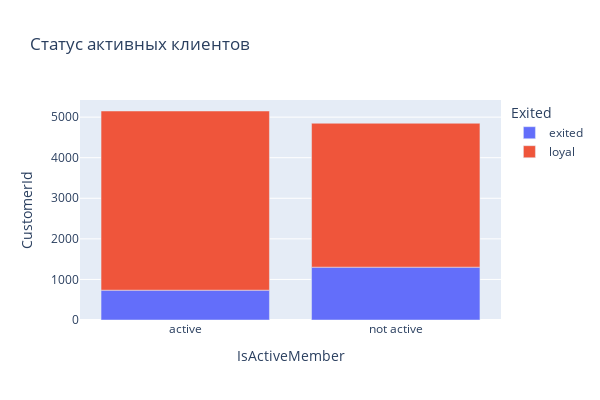

The notebook cell saved with this chart:
### Code cell
churn_df_copy['IsActiveMember']=churn_df_copy['IsActiveMember'].apply(lambda x: 'active' if x ==1 else 'not active')
activ = churn_df_copy.groupby(['IsActiveMember', 'Exited'], as_index=False).count()
px.bar(
    data_frame=activ,
    x='IsActiveMember',
    y='CustomerId',
    color='Exited',
    height=400,
    width=600,
    title='Статус активных клиентов'
)

### Figure 1 — Plotly figure (JSON) as saved in the notebook; plotly's stock layout.template omitted (floating-point values rounded to 4 significant figures)
{"data": [{"alignmentgroup": "True", "hovertemplate": "Exited=exited<br>IsActiveMember=%{x}<br>CustomerId=%{y}<extra></extra>", "legendgroup": "exited", "marker": {"color": "#636efa", "pattern": {"shape": ""}}, "name": "exited", "offsetgroup": "exited", "orientation": "v", "showlegend": true, "textposition": "auto", "type": "bar", "x": ["active", "not active"], "xaxis": "x", "y": [735, 1302], "yaxis": "y"}, {"alignmentgroup": "True", "hovertemplate": "Exited=loyal<br>IsActiveMember=%{x}<br>CustomerId=%{y}<extra></extra>", "legendgroup": "loyal", "marker": {"color": "#EF553B", "pattern": {"shape": ""}}, "name": "loyal", "offsetgroup": "loyal", "orientation": "v", "showlegend": true, "textposition": "auto", "type": "bar", "x": ["active", "not active"], "xaxis": "x", "y": [4416, 3547], "yaxis": "y"}], "layout": {"barmode": "relative", "height": 400, "legend": {"title": {"text": "Exited"}, "tracegroupgap": 0}, "title": {"text": "Статус активных клиентов"}, "width": 600, "xaxis": {"anchor": "y", "domain": [0, 1], "title": {"text": "IsActiveMember"}}, "yaxis": {"anchor": "x", "domain": [0, 1], "title": {"text": "CustomerId"}}}}
